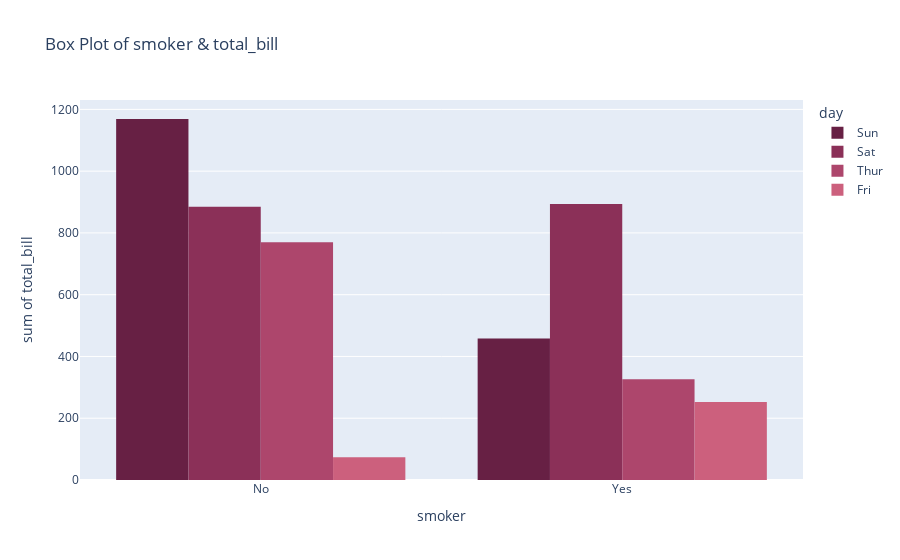

Notebook code for this chart:
### Code cell
px.histogram(df2 ,  x  = "smoker" ,
       y  = "total_bill" ,
       color = "day",
       title = "Box Plot of smoker & total_bill" , 
        barmode="group" ,
       color_discrete_sequence = px.colors.sequential.Burg_r)

### Figure 1 — Plotly figure (JSON) as saved in the notebook; plotly's stock layout.template omitted (floating-point values rounded to 4 significant figures)
{"data": [{"alignmentgroup": "True", "bingroup": "x", "histfunc": "sum", "hovertemplate": "day=Sun<br>smoker=%{x}<br>sum of total_bill=%{y}<extra></extra>", "legendgroup": "Sun", "marker": {"color": "rgb(103, 32, 68)", "pattern": {"shape": ""}}, "name": "Sun", "offsetgroup": "Sun", "orientation": "v", "showlegend": true, "type": "histogram", "x": ["No", "No", "No", "No", "No", "No", "No", "No", "No", "No", "No", "No", "No", "No", "No", "No", "No", "No", "No", "No", "No", "No", "No", "No", "No", "No", "No", "No", "No", "No", "No", "No", "No", "No", "No", "No", "No", "No", "No", "No", "No", "No", "No", "No", "No", "No", "No", "No", "No", "No", "No", "No", "No", "Yes", "No", "No", "No", "Yes", "Yes", "Yes", "Yes", "Yes", "Yes", "Yes", "Yes", "Yes", "Yes", "Yes", "Yes", "Yes", "No", "Yes", "Yes", "Yes", "Yes", "Yes"], "xaxis": "x", "y": [16.99, 10.34, 21.01, 23.68, 24.59, 25.29, 8.77, 26.88, 15.04, 14.78, 10.27, 35.26, 15.42, 18.43, 14.83, 21.58, 10.33, 16.29, 16.97, 17.46, 13.94, 9.68, 30.4, 18.29, 22.23, 32.4, 28.55, 18.04, 12.54, 10.29, 34.81, 9.94, 25.56, 19.49, 38.07, 23.95, 25.71, 17.31, 29.93, 14.07, 13.13, 17.26, 24.55, 19.77, 29.85, 48.17, 25, 13.39, 16.49, 21.5, 12.66, 16.21, 13.81, 17.51, 24.52, 20.76, 31.71, 7.25, 31.85, 16.82, 32.9, 17.89, 14.48, 9.6, 34.63, 34.65, 23.33, 45.35, 23.17, 40.55, 20.69, 20.9, 30.46, 18.15, 23.1, 15.69], "yaxis": "y"}, {"alignmentgroup": "True", "bingroup": "x", "histfunc": "sum", "hovertemplate": "day=Sat<br>smoker=%{x}<br>sum of total_bill=%{y}<extra></extra>", "legendgroup": "Sat", "marker": {"color": "rgb(139, 48, 88)", "pattern": {"shape": ""}}, "name": "Sat", "offsetgroup": "Sat", "orientation": "v", "showlegend": true, "type": "histogram", "x": ["No", "No", "No", "No", "No", "No", "No", "No", "No", "No", "No", "No", "No", "No", "No", "No", "No", "No", "No", "No", "No", "No", "Yes", "No", "Yes", "No", "Yes", "Yes", "Yes", "Yes", "No", "No", "No", "Yes", "No", "Yes", "No", "No", "Yes", "Yes", "No", "No", "Yes", "Yes", "Yes", "No", "Yes", "Yes", "Yes", "No", "Yes", "No", "No", "Yes", "Yes", "Yes", "Yes", "Yes", "Yes", "Yes", "Yes", "Yes", "Yes", "No", "Yes", "Yes", "Yes", "Yes", "Yes", "Yes", "Yes", "No", "No", "Yes", "Yes", "Yes", "No", "No", "Yes", "No", "Yes", "Yes", "No", "No", "Yes", "Yes", "No"], "xaxis": "x", "y": [20.65, 17.92, 20.29, 15.77, 39.42, 19.82, 17.81, 13.37, 12.69, 21.7, 19.65, 9.55, 18.35, 15.06, 20.69, 17.78, 24.06, 16.31, 16.93, 18.69, 31.27, 16.04, 38.01, 26.41, 11.24, 48.27, 20.29, 13.81, 11.02, 18.29, 17.59, 20.08, 16.45, 3.07, 20.23, 15.01, 12.02, 17.07, 26.86, 25.28, 14.73, 10.51, 17.92, 44.3, 22.42, 20.92, 15.36, 20.49, 25.21, 18.24, 14.31, 14, 7.25, 10.59, 10.63, 50.81, 15.81, 26.59, 38.73, 24.27, 12.76, 30.06, 25.89, 48.33, 13.27, 28.17, 12.9, 28.15, 11.59, 7.74, 30.14, 20.45, 13.28, 22.12, 24.01, 15.69, 11.61, 10.77, 15.53, 10.07, 12.6, 32.83, 35.83, 29.03, 27.18, 22.67, 17.82], "yaxis": "y"}, {"alignmentgroup": "True", "bingroup": "x", "histfunc": "sum", "hovertemplate": "day=Thur<br>smoker=%{x}<br>sum of total_bill=%{y}<extra></extra>", "legendgroup": "Thur", "marker": {"color": "rgb(173, 70, 108)", "pattern": {"shape": ""}}, "name": "Thur", "offsetgroup": "Thur", "orientation": "v", "showlegend": true, "type": "histogram", "x": ["No", "No", "No", "Yes", "No", "No", "Yes", "No", "No", "No", "No", "No", "No", "No", "No", "No", "No", "No", "No", "No", "No", "No", "No", "No", "No", "No", "No", "No", "No", "No", "No", "No", "No", "No", "Yes", "No", "No", "No", "No", "No", "No", "No", "No", "No", "No", "No", "Yes", "Yes", "Yes", "Yes", "No", "Yes", "Yes", "Yes", "Yes", "Yes", "Yes", "Yes", "Yes", "Yes", "Yes", "No"], "xaxis": "x", "y": [27.2, 22.76, 17.29, 19.44, 16.66, 10.07, 32.68, 15.98, 34.83, 13.03, 18.28, 24.71, 21.16, 10.65, 12.43, 24.08, 11.69, 13.42, 14.26, 15.95, 12.48, 29.8, 8.52, 14.52, 11.38, 22.82, 19.08, 20.27, 11.17, 12.26, 18.26, 8.51, 10.33, 14.15, 16, 13.16, 17.47, 34.3, 41.19, 27.05, 16.43, 8.35, 18.64, 11.87, 9.78, 7.51, 19.81, 28.44, 15.48, 16.58, 7.56, 10.34, 43.11, 13, 13.51, 18.71, 12.74, 13, 16.4, 20.53, 16.47, 18.78], "yaxis": "y"}, {"alignmentgroup": "True", "bingroup": "x", "histfunc": "sum", "hovertemplate": "day=Fri<br>smoker=%{x}<br>sum of total_bill=%{y}<extra></extra>", "legendgroup": "Fri", "marker": {"color": "rgb(204, 96, 125)", "pattern": {"shape": ""}}, "name": "Fri", "offsetgroup": "Fri", "orientation": "v", "showlegend": true, "type": "histogram", "x": ["Yes", "No", "Yes", "Yes", "No", "Yes", "Yes", "Yes", "Yes", "No", "Yes", "Yes", "Yes", "Yes", "Yes", "No", "Yes", "Yes", "Yes"], "xaxis": "x", "y": [28.97, 22.49, 5.75, 16.32, 22.75, 40.17, 27.28, 12.03, 21.01, 12.46, 11.35, 15.38, 12.16, 13.42, 8.58, 15.98, 13.42, 16.27, 10.09], "yaxis": "y"}], "layout": {"barmode": "group", "legend": {"title": {"text": "day"}, "tracegroupgap": 0}, "title": {"text": "Box Plot of smoker & total_bill"}, "xaxis": {"anchor": "y", "domain": [0, 1], "title": {"text": "smoker"}}, "yaxis": {"anchor": "x", "domain": [0, 1], "title": {"text": "sum of total_bill"}}}}
